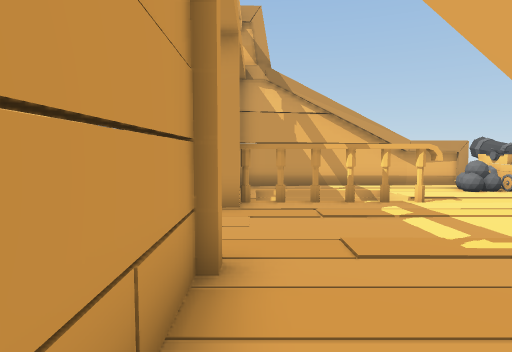
view 1 (above)

17 first-person views from a walk through a 3-D level made in the Unity game engine. The camera is 1.2 m above the floor, tilts 4° down and sees 75° across. The floor is counted in squares, 1 m on a side. Each view is taken from the middle of a square. On the plan, view 1 faces up. The plan holds only what a view shows up to about 14 squares ahead; the rest is blank. The place goes on beyond the plan. The player is left out. Some animated figures are left out. Door leaves are left out, so doorways stand open.

view 2
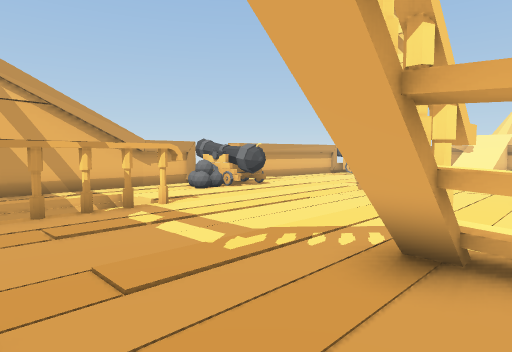

view 3
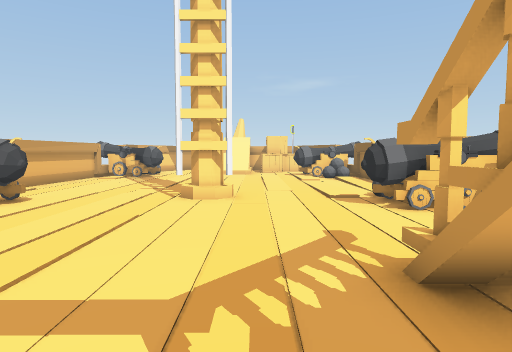

view 4
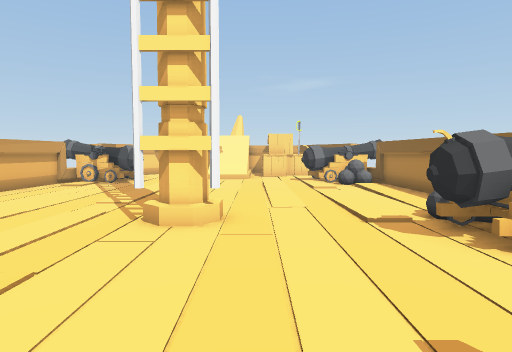

view 5
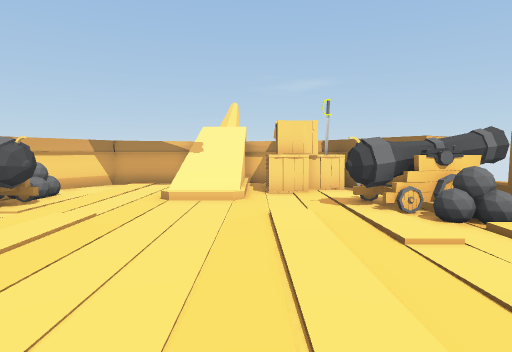

view 6
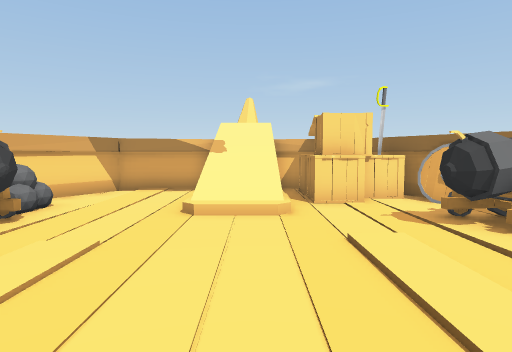

view 7
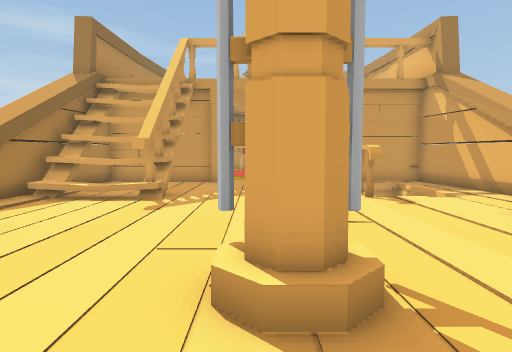

view 8
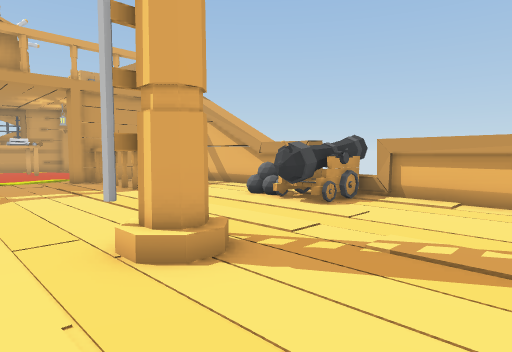

view 9
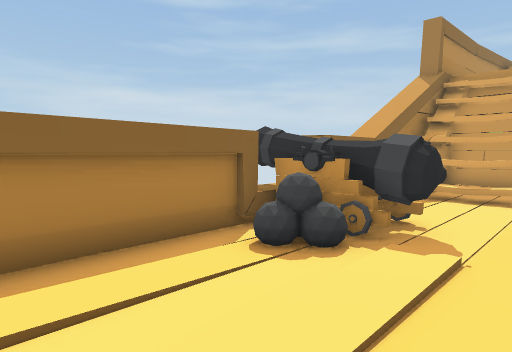

view 10
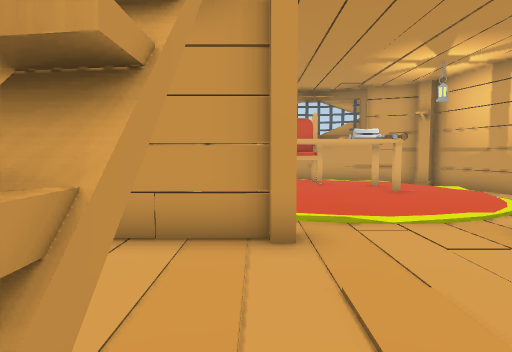

view 11
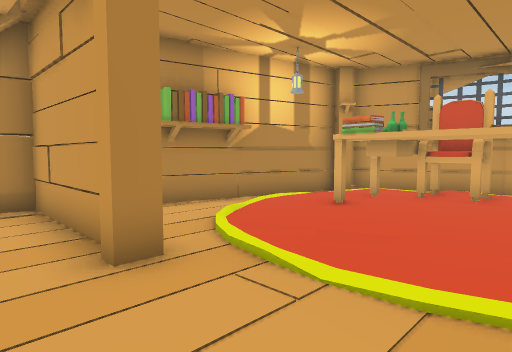

view 12
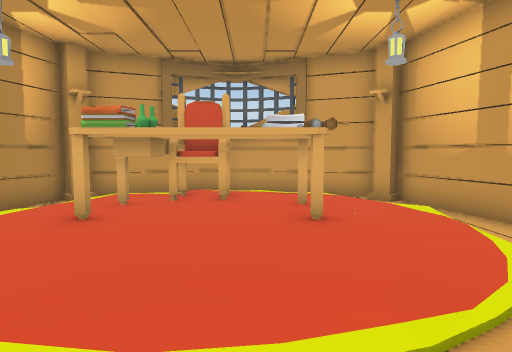

view 13
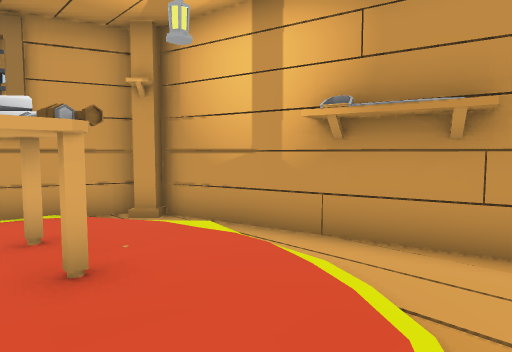

view 14
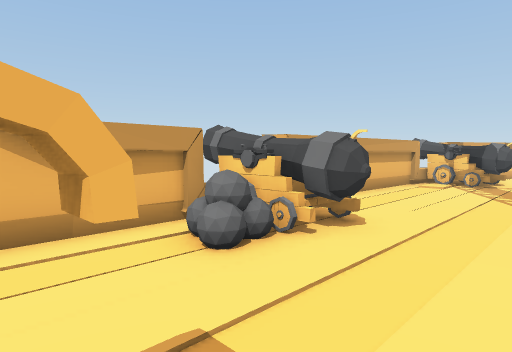

view 15
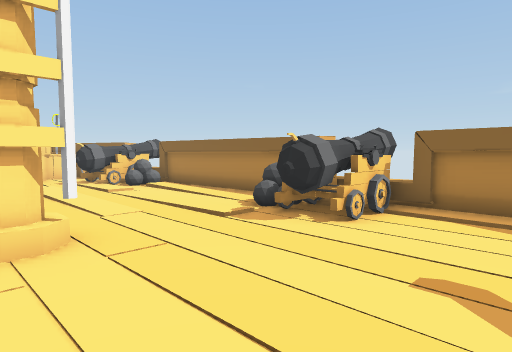

view 16
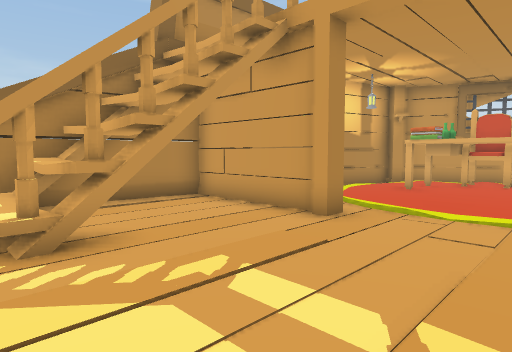

view 17
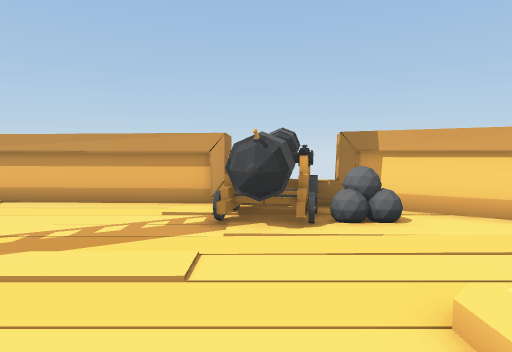

### Floor plan
Key: @ floor where view 1 was taken; # wall or solid block; x gap in a wall; . floor; / step, stairs or slope; D open door; = window, fence, low wall or low ledge; ^ raised ledge; C cannon; S sword; T thing the floor can be seen under or through; R crate; H chair; B bottle; K books; O other object.
Columns run from 10 left of view 1 to 26 right of it. Each row starts with its distance up from view 1.
 13                  #CC
 12          #########CC########CC#
 11     ######.......^CC........CC###
 10   ###S...     /..=CC........CC^.##
  9  ##......     /....C........C....##
  8 ##.......   TTT...................#
  7 #..##....D/.......................^
  6 #..^^....D..........#.........///////
  5 #HH^^....D..........#.........///////
  4 ## BKx...D.......................^^
  3 ## OK#../#.....................RRR
  2  #...../.#..##x.............C...SR^
  1  #### ...#..##O...CC#......=CC..##
  0     ######@.##O...CC#=.....=CC###
 -1          #########CC########CC#
 -2                  #CC#      ##C

Positions as (right, up) in squares from view 1, and headings:
1: (0, 0), facing up
2: (0, 1), facing up-right
3: (1, 4), facing right
4: (4, 4), facing right
5: (11, 4), facing right
6: (13, 5), facing right
7: (13, 5), facing left
8: (14, 3), facing up-left
9: (14, 3), facing down-left
10: (4, 3), facing left
11: (1, 7), facing down-left
12: (0, 6), facing left
13: (-2, 6), facing up-left
14: (4, 7), facing up-right
15: (5, 6), facing down-right
16: (5, 7), facing down-left
17: (18, 4), facing up
